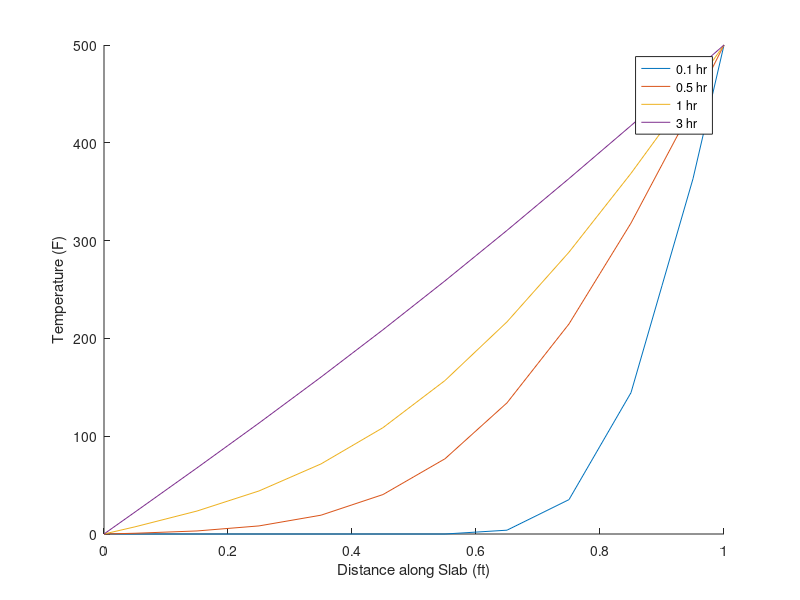
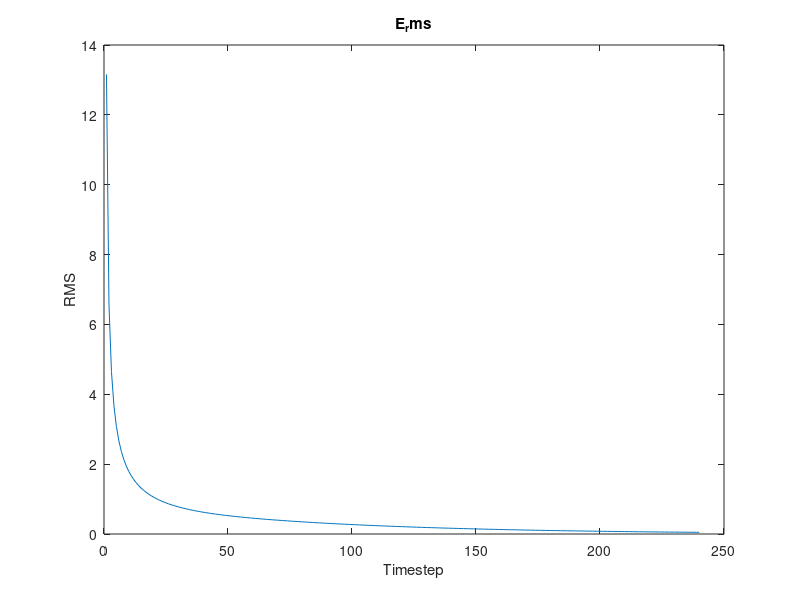

The MATLAB source for these figures, in order:
%% BENG 227 HW #2
%% HOUSEKEEPING
clear all
close all
clc
%% 1b
% Constants
mu = 0.1;
L = 1;

% Run parameters
dx = 0.05;
dt = 0.0125;
% 1 indexed, accoutn for boundaries
N_x = L / dx + 1;

% Initial Conditions
T_init = zeros(N_x,1);

% Second derivative matrix
d2dx2 = zeros(N_x,1);
% Dirchlet B.C. also means 0 change at the boundary
for i=2:1:N_x-1
   d2dx2(i,i-1) = -1;
   d2dx2(i,i) = 2;
   d2dx2(i,i+1) = -1;
end
% divide by step squared
d2dx2 = d2dx2 ./ (dx^2);
% set d2dx2 to negative because row dim is inverted relative to cartesian...
d2dx2 = -d2dx2;
figure
hold on
xvec = [0:dx:L];
for time=[0.1, 0.5, 1, 3]
   N_t = time/dt + 1;
   T = zeros(N_x,N_t);
   for t=1:1:N_t
       % MATLAB IS 1 indexed, count idx 1 as t=0
      if t == 1
          T(:,t) = T_init;
      elseif t > 1
          % Dirchlet B.C.
          T(1,t) = 0;
          T(N_x,t) = 500;
          T(:,t + 1) = T(:,t) + (dt * mu * d2dx2 * T(:,t));
      end
   end
   plot(xvec,T(:,N_t+1))
   
end
xlabel('Distance along Slab (ft)')
ylabel('Temperature (F)')
legend('0.1 hr','0.5 hr','1 hr','3 hr')
%% 1c
% Using T values from 1b, specifically over 3 hours...
for t=2:1:N_t
    deltaT = T(2:N_x-1,t+1) - T(2:N_x-1,t);
    Erms(t-1,:) = 1/(N_x-2) * sqrt(sum(deltaT .^2));
end
tvec = 1:1:N_t-1;
figure
plot(tvec,Erms)
title("E_rms")
xlabel("Timestep")
ylabel("RMS")